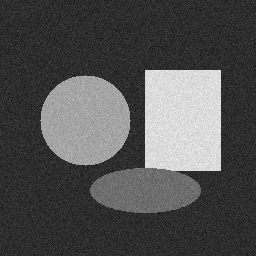
#> input picture assets/sample_images/sample_segments.png, 256 x 256 px
$ python max_entropy_threshold.py
#> lines starting #> are read from the running program, lines starting #| are printed output that depends on the picture; after the words box and inside, x2 and y2 are one past the last pixel; in counts of white or black regions, pixels touching at a corner belong together
### examples/06_image_segmentation/_utils.py
"""Shared helpers for chapter 6 segmentation examples."""

from __future__ import annotations

import argparse
from pathlib import Path

import cv2
import numpy as np


ROOT = Path(__file__).resolve().parents[2]
SAMPLE_SEGMENTS = ROOT / "assets" / "sample_images" / "sample_segments.png"
DEFAULT_OUTPUT_DIR = ROOT / "examples" / "output"


def ensure_sample() -> None:
    if SAMPLE_SEGMENTS.exists():
        return
    SAMPLE_SEGMENTS.parent.mkdir(parents=True, exist_ok=True)
    image = np.full((256, 256), 45, dtype=np.uint8)
    cv2.circle(image, (85, 120), 45, 165, -1)
    cv2.rectangle(image, (145, 70), (220, 170), 220, -1)
    cv2.ellipse(image, (145, 190), (55, 22), 0, 0, 360, 110, -1)
    rng = np.random.default_rng(6)
    noise = rng.normal(0, 8, image.shape)
    cv2.imwrite(str(SAMPLE_SEGMENTS), np.clip(image.astype(float) + noise, 0, 255).astype(np.uint8))


def add_common_arguments(parser: argparse.ArgumentParser, output_name: str) -> None:
    parser.add_argument("--input", type=Path, default=SAMPLE_SEGMENTS, help="input image path")
    parser.add_argument(
        "--output",
        type=Path,
        default=DEFAULT_OUTPUT_DIR / output_name,
        help="output image path",
    )


def read_gray(path: Path) -> tuple[np.ndarray, Path]:
    ensure_sample()
    image = cv2.imread(str(path), cv2.IMREAD_GRAYSCALE)
#> image is the input picture: shape (256, 256); min 7, max 249, mean 80.4
    if image is None:
        raise FileNotFoundError(path)
    return image, path


def save_image(path: Path, image: np.ndarray) -> Path:
    path.parent.mkdir(parents=True, exist_ok=True)
    cv2.imwrite(str(path), image)
    return path


def print_result(source: Path, operation: str, output: Path, threshold: float | None = None) -> None:
    print(f"source={source}")
    print(f"operation={operation}")
    if threshold is not None:
        print(f"threshold={threshold:.3f}")
    print(f"output={output}")

### examples/06_image_segmentation/max_entropy_threshold.py
"""Chapter 6.1.2 maximum entropy thresholding.

Run:
    python examples/06_image_segmentation/max_entropy_threshold.py
"""

from __future__ import annotations

import argparse

import cv2
import numpy as np

from _utils import add_common_arguments, print_result, read_gray, save_image


def max_entropy_threshold(image: np.ndarray) -> tuple[int, np.ndarray]:
    hist = cv2.calcHist([image], [0], None, [256], [0, 256]).ravel().astype(float)
#> hist = 256 values, max 2422 at index 45, min 0 at index 0, mean 256
    probability = hist / max(hist.sum(), 1.0)
#> probability = 256 values, max 0.037 at index 45, min 0 at index 0, mean 0.00391
    cumulative = np.cumsum(probability)
#> cumulative = 256 values from 0 to 1
    best_threshold = 0
    best_entropy = -np.inf
    eps = 1e-12
    for threshold in range(1, 255):
        p0 = cumulative[threshold]
        p1 = 1.0 - p0
        if p0 <= eps or p1 <= eps:
            continue
        background = probability[: threshold + 1] / p0
        foreground = probability[threshold + 1 :] / p1
        entropy = -np.sum(background * np.log(background + eps)) - np.sum(foreground * np.log(foreground + eps))
        if entropy > best_entropy:
            best_entropy = float(entropy)
            best_threshold = threshold
#> this loop made 254 passes
#> (p0, p1, background, entropy, best_entropy) on passes 7, 10, 14, 15: (1.53e-05, 1, [0, 0, 0, 0, 0, 0, 0, 1], 4.37, 4.37), (3.05e-05, 1, [0, 0, 0, 0, 0, 0, 0, 0.5, 0, 0, 0.5], 5.07, 5.07), (4.58e-05, 1, [0, 0, 0, 0, 0, 0, 0, 0.333, 0, 0, 0.333, 0, 0, 0, 0.333], 5.47, 5.47), (6.1e-05, 1, [0, 0, 0, 0, 0, 0, 0, 0.25, 0, 0, 0.25, 0, 0, 0, 0.25, 0.25], 5.76, 5.76)
#> (p0, p1, entropy, best_entropy) on passes 16, 19, 20, 21, 22, 23: (9.16e-05, 1, 5.93, 5.93), (0.000565, 0.999, 5.96, 5.96), (0.000854, 0.999, 6.06, 6.06), (0.00127, 0.999, 6.14, 6.14), (0.00185, 0.998, 6.2, 6.2), (0.0027, 0.997, 6.24, 6.24)
#> after the loop, best_entropy = 8.07; best_threshold = 63
    _, binary = cv2.threshold(image, best_threshold, 255, cv2.THRESH_BINARY)
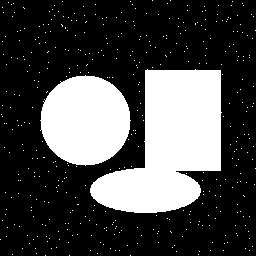
#> binary: shape (256, 256); 28% white; 430 white regions (428 under 20 px), largest, box (x1, y1, x2, y2) and area: (90, 69, 222, 213) 11550, (40, 75, 131, 166) 6365
    return best_threshold, binary


def main() -> None:
    parser = argparse.ArgumentParser(description="Maximum entropy threshold segmentation.")
    add_common_arguments(parser, "ch06_max_entropy_threshold.png")
    args = parser.parse_args()

    image, source = read_gray(args.input)
    threshold, result = max_entropy_threshold(image)
#> threshold = 63
    output = save_image(args.output, result)
    print_result(source, "max_entropy_threshold", output, float(threshold))


if __name__ == "__main__":
    main()
